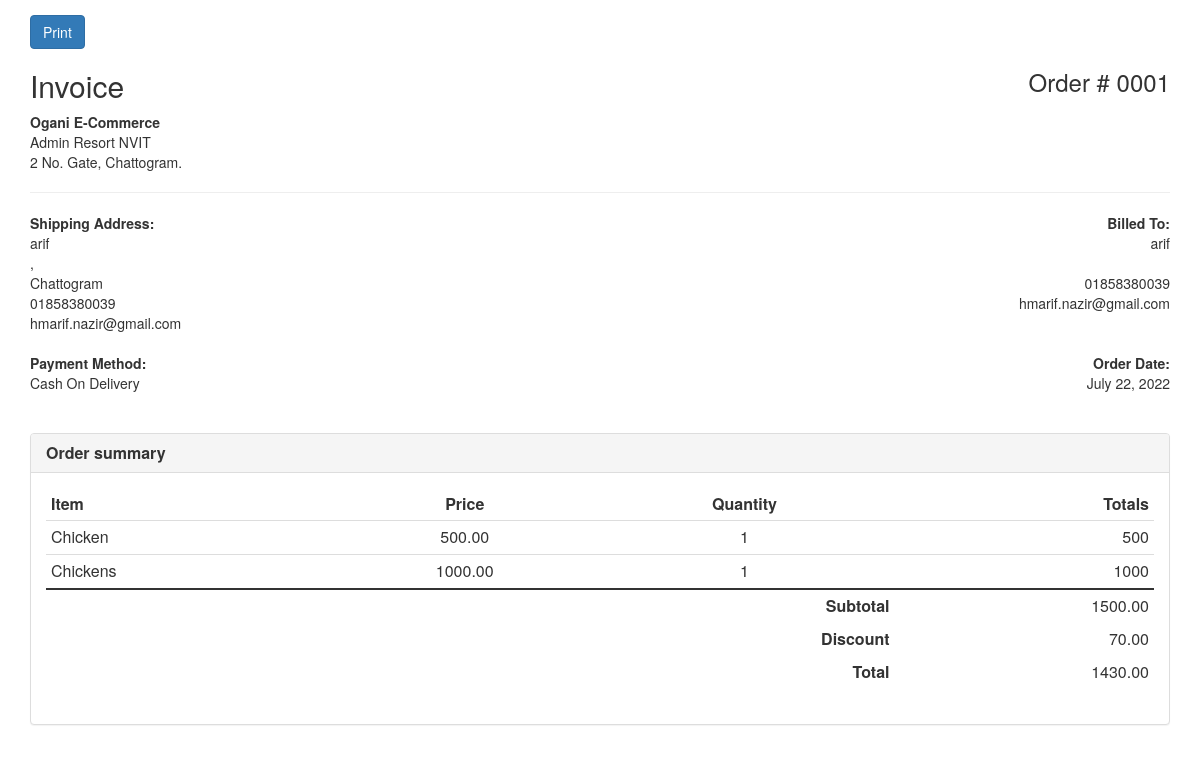
The app's page /admin/invoice.php?id=1 with its own data.
### tables this page shows
CREATE TABLE `order_details` (
  `id` int(11) NOT NULL,
  `customer_id` int(11) NOT NULL,
  `full_name` varchar(255) NOT NULL,
  `address` varchar(255) DEFAULT NULL,
  `shipping_address` text DEFAULT NULL,
  `town` varchar(255) NOT NULL,
  `phone` varchar(255) NOT NULL,
  `email` varchar(255) NOT NULL,
  `order_note` text DEFAULT NULL,
  `total_quantity` int(255) NOT NULL DEFAULT 0,
  `sub_amount` decimal(10,2) NOT NULL DEFAULT 0.00,
  `discount` decimal(10,2) NOT NULL DEFAULT 0.00,
  `coupon_discount` decimal(10,2) DEFAULT 0.00,
  `coupon_code` varchar(255) DEFAULT NULL,
  `total_amount` decimal(10,2) NOT NULL DEFAULT 0.00,
  `order_data` text NOT NULL,
  `order_status` int(11) NOT NULL DEFAULT 0 COMMENT '1 -> pending, 2->processing, 3->shipped, 4->delivered, 5->canceled',
  `payment_status` int(11) NOT NULL DEFAULT 0,
  `cancel_reason` varchar(255) DEFAULT NULL,
  `created_at` timestamp NOT NULL DEFAULT current_timestamp() ON UPDATE current_timestamp(),
  `deleted_at` timestamp NOT NULL DEFAULT current_timestamp() ON UPDATE current_timestamp()
);

### admin/include/connection.php (called while the page is built, shortened)
<?php
    require_once('crud/crud.php');
    $mysqli=new crud;

### admin/crud/crud.php (called while the page is built, shortened)
<?php
    class crud{
        private $conn;
        public function __construct(){
            $this->conn=new mysqli("localhost","root","","e-commerce");
        }
	    public function common_select_single($table,$data="*",$where=false,$orderby=false,$order="ASC",$limit=false,$offset=false){
            $selectdata=$error=$msg=false;
            $numrows=0;
            $sql="select $data from $table ";
            if($where && is_array($where)){
                $sql.= "where ";
                foreach($where as $k=>$v){
                    $sql.= "$k='$v' and ";
                }
                $sql=rtrim($sql,"and ");
            }
            $res=$this->conn->query($sql);
            if($res->num_rows > 0){
				while($singleData = $res->fetch_object()){
					$data = $singleData;
				}
                $selectdata=$data;
                $numrows=$res->num_rows;
                $msg="data found";
            }else{
                $msg="No data found";
                $error=$this->conn->error;
                $numrows=$res->num_rows;
            }
            $return=array("msg"=>$msg,"error"=>$error,"selectdata"=>$selectdata,"numrows"=>$numrows);
            return $return;
        }
    }
?>

### admin/invoice.php (the view, shortened to what this page needs)
<?php include_once("include/connection.php"); ?>
<link href="//netdna.bootstrapcdn.com/bootstrap/3.1.0/css/bootstrap.min.css" rel="stylesheet" id="bootstrap-css">
<?php
	$w['id']=$_GET['id'];
	$r=$mysqli->common_select_single('order_details','*',$w)['selectdata'];
?>
  <div class="container">
	<button type="button" class="btn btn-primary prnt-btn" onclick="window.print()"> Print</button>
    <div class="row">
        <div class="col-xs-12">
    		<div class="invoice-title">
    			<h2  style="display: inline-block;">Invoice</h2>
				<h3 class="pull-right" style="display: inline-block;">Order # <?php printf("%04d", $r->id); ?></h3>
				<br>
				<address>
					<b>Ogani E-Commerce</b><br>
					Admin Resort NVIT<br>
					2 No. Gate, Chattogram.
				</address>
			</div>
    		<hr>
    		<div class="row">
    			<div class="col-xs-6">
    				<address>
    				<strong>Shipping Address:</strong><br>
						<?= $r->full_name ?><br>
						<?= $r->shipping_address?$r->shipping_address:$r->address ?>,<br>
						<?= $r->town ?><br>
    					<?= $r->phone ?><br>
    					<?= $r->email ?>
    				</address>
    			</div>
    			<div class="col-xs-6 text-right">
    				<address>
        			<strong>Billed To:</strong><br>
    					<?= $r->full_name ?><br>
    					<?= $r->address ?><br>
    					<?= $r->phone ?><br>
    					<?= $r->email ?>
    				</address>
    			</div>
    		</div>
    		<div class="row">
    			<div class="col-xs-6">
    				<address>
    					<strong>Payment Method:</strong><br>
    					Cash On Delivery<br>
    				</address>
    			</div>
    			<div class="col-xs-6 text-right">
    				<address>
    					<strong>Order Date:</strong><br>
    					<?= date('F d, Y',strtotime($r->created_at))?><br><br>
    				</address>
    			</div>
    		</div>
    	</div>
    </div>
    <div class="row">
    	<div class="col-md-12">
    		<div class="panel panel-default">
    			<div class="panel-heading">
    				<h3 class="panel-title"><strong>Order summary</strong></h3>
    			</div>
    			<div class="panel-body">
    				<div class="table-responsive">
    					<table class="table table-condensed">
    						<thead>
                                <tr>
        							<td><strong>Item</strong></td>
        							<td class="text-center"><strong>Price</strong></td>
        							<td class="text-center"><strong>Quantity</strong></td>
        							<td class="text-right"><strong>Totals</strong></td>
                                </tr>
    						</thead>
    						<tbody>
    							<?php foreach (json_decode(base64_decode($r->order_data))->data as $line){  ?>
    							<tr>
    								<td><?= $line->name ?></td>
    								<td class="text-center"><?= $line->price ?></td>
    								<td class="text-center"><?= $line->qty ?></td>
    								<td class="text-right"><?= $line->price * $line->qty ?></td>
    							</tr>
								<?php } ?>
    							<tr>
    								<td style="border-top: 2px solid;" class="thick-line"></td>
    								<td style="border-top: 2px solid;" class="thick-line"></td>
    								<td style="border-top: 2px solid;" class="thick-line text-right"><strong>Subtotal</strong></td>
    								<td style="border-top: 2px solid;" class="thick-line text-right"><?= $r->sub_amount ?></td>
    							</tr>
    							<tr>
    								<td style=" border-top: none;" class="no-line"></td>
    								<td style=" border-top: none;" class="no-line"></td>
    								<td style=" border-top: none;" class="no-line text-right"><strong>Discount</strong></td>
    								<td style=" border-top: none;" class="no-line text-right"><?= $r->discount ?></td>
    							</tr>
    							<tr>
    								<td style=" border-top: none;" class="no-line"></td>
    								<td style=" border-top: none;" class="no-line"></td>
    								<td style=" border-top: none;" class="no-line text-right"><strong>Total</strong></td>
    								<td style=" border-top: none;" class="no-line text-right"><?= $r->total_amount ?></td>
    							</tr>
    						</tbody>
    					</table>
    				</div>
    			</div>
    		</div>
    	</div>
    </div>
</div>

### admin/invoice.php (style rules this page uses)
.prnt-btn { margin-top:15px; }

### records on screen
order_details: id "0001", full_name "arif", town "Chattogram", phone "01858380039", email "hmarif.nazir@gmail.com", created_at "July 22, 2022", sub_amount "1500.00", discount "70.00", total_amount "1430.00"

### other values on screen
$line->name "Chicken"
$line->price "500.00"
$line->qty "1"
$line->price * $line->qty "500"
$line->name "Chickens"
$line->price "1000.00"
$line->price * $line->qty "1000"
